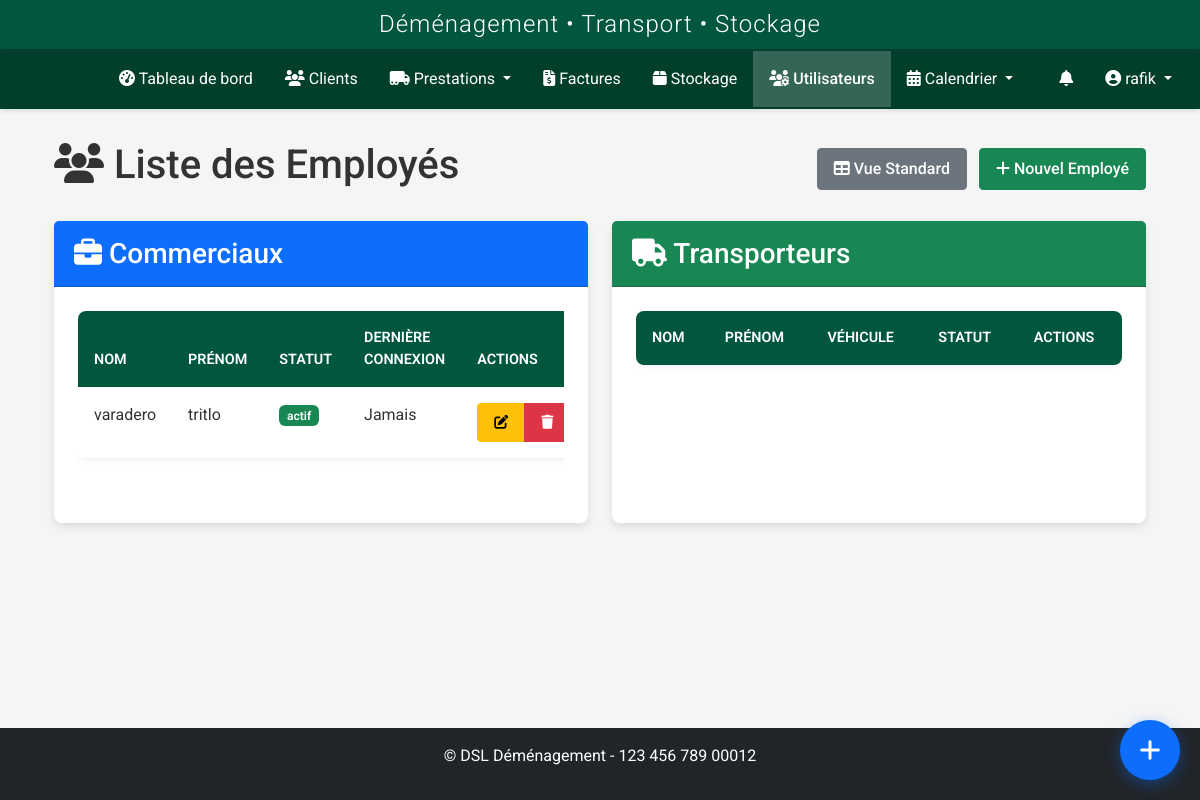
The app's page /utilisateurs/users/liste (signed in), older data.
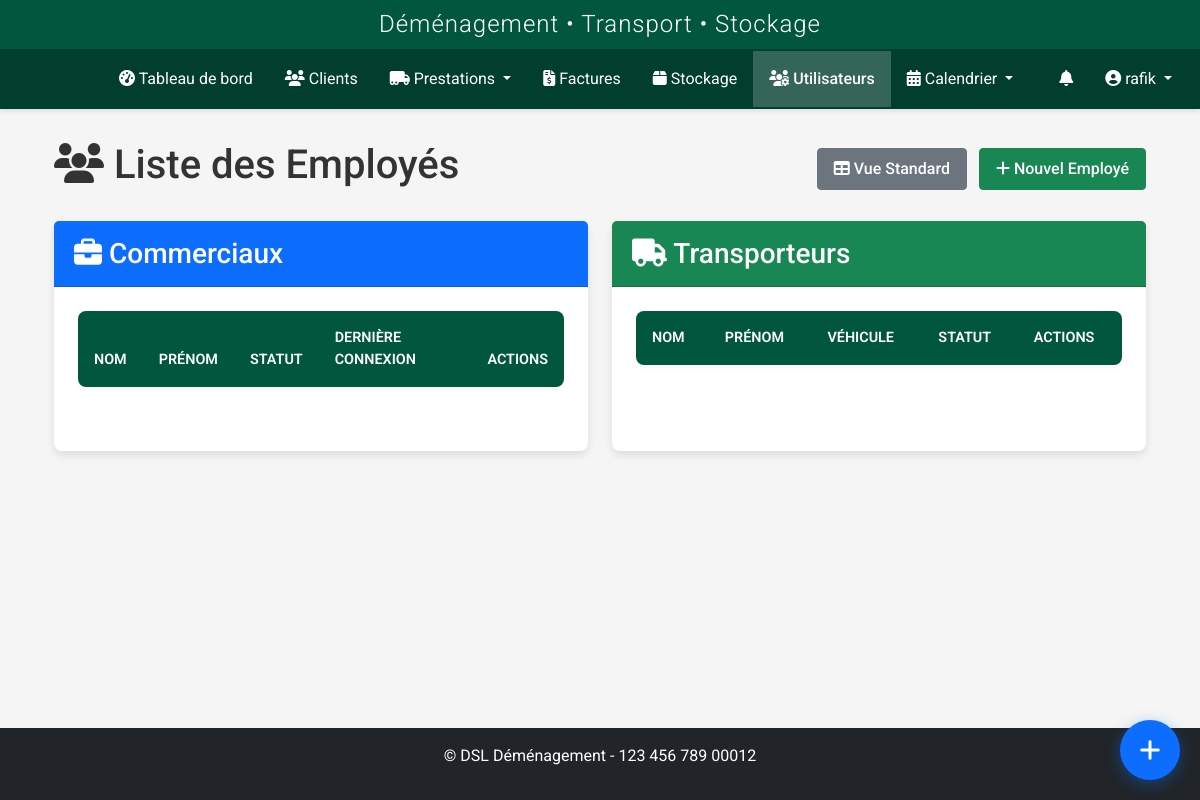
The same page, newer data.
### models.py (models this page shows, shortened)
class User(UserMixin, db.Model):
    id = db.Column(db.Integer, primary_key=True)
    nom = db.Column(db.String(64), nullable=False)
    prenom = db.Column(db.String(64), nullable=False)
    username = db.Column(db.String(64), unique=True, nullable=False)
    email = db.Column(db.String(120), unique=True, nullable=True)
    password_hash = db.Column(db.String(256), nullable=False)
    role = db.Column(db.String(20), nullable=False, default='transporteur')
    statut = db.Column(db.String(20), nullable=False, default='actif')
    vehicule = db.Column(db.String(100), nullable=True)
    type_vehicule_id = db.Column(db.Integer, db.ForeignKey('type_vehicule.id'), nullable=True)
    permis_conduire = db.Column(db.String(50), nullable=True)
    notes = db.Column(db.Text, nullable=True)
    derniere_connexion = db.Column(db.DateTime, nullable=True)
    date_creation = db.Column(db.DateTime, nullable=False, default=datetime.utcnow)
    prestations = db.relationship('Prestation', secondary=prestation_transporteurs, back_populates='transporteurs')
    type_vehicule = db.relationship('TypeVehicule', backref='transporteurs')
    def is_admin(self):
        return self.role in ['admin', 'superadmin']
    def is_transporteur(self):
        return self.role == 'transporteur' or self.is_admin()

### routes/user.py (the view)
@user_bp.route('/users/liste')
@login_required
@role_required('admin', 'superadmin')
def liste():
    users = User.query.filter(User.role.in_(['commercial', 'transporteur'])).order_by(User.role, User.nom).all()
    return render_template('users/liste.html', users=users)

### auth.py (called while the page is built)
def role_required(*roles):
    def wrapper(f):
        @wraps(f)
        @login_required
        def decorated_function(*args, **kwargs):
            if not current_user.is_authenticated:
                return redirect(url_for('auth.login'))
            if current_user.role in ['admin', 'commercial']:
                module = request.blueprint
                if module in ['stockage', 'facture']:
                    flash('Ce module est en cours de développement et sera disponible dans un futur proche. Accès temporairement restreint.', 'warning')
                    return redirect(url_for('dashboard.index'))
            if not any(current_user.role == role for role in roles):
                abort(403)
            return f(*args, **kwargs)
        return decorated_function
    return wrapper

### templates/users/liste.html (shortened to what this page needs)
{% extends "base.html" %}
{% block content %}
<div class="container-fluid">
    <div class="row mb-4">
        <div class="col-12">
            <div class="d-flex justify-content-between align-items-center">
                <h1><i class="fas fa-users"></i> Liste des Employés</h1>
                <div>
                    <a href="{{ url_for('user.index') }}" class="btn btn-secondary me-2">
                        <i class="fas fa-table"></i> Vue Standard
                    </a>
                    <a href="{{ url_for('user.add') }}" class="btn btn-success">
                        <i class="fas fa-plus"></i> Nouvel Employé
                    </a>
                </div>
            </div>
        </div>
    </div>
    <div class="row">
        <div class="col-md-6">
            <div class="card h-100">
                <div class="card-header bg-primary text-white">
                    <h3 class="card-title mb-0">
                        <i class="fas fa-briefcase"></i> Commerciaux
                    </h3>
                </div>
                <div class="card-body">
                    <div class="table-responsive">
                        <table class="table table-hover">
                            <thead>
                                <tr>
                                    <th>Nom</th>
                                    <th>Prénom</th>
                                    <th>Statut</th>
                                    <th>Dernière Connexion</th>
                                    <th>Actions</th>
                                </tr>
                            </thead>
                            <tbody>
                                {% for user in users %}
                                {% if user.role == 'commercial' %}
                                <tr>
                                    <td>{{ user.nom }}</td>
                                    <td>{{ user.prenom }}</td>
                                    <td>
                                        <span class="badge {% if user.statut == 'actif' %}bg-success{% else %}bg-danger{% endif %}">
                                            {{ user.statut }}
                                        </span>
                                    </td>
                                    <td>{{ user.derniere_connexion or 'Jamais' }}</td>
                                    <td>
                                        <div class="btn-group">
                                            <a href="{{ url_for('user.edit', id=user.id) }}" class="btn btn-sm btn-warning">
                                                <i class="fas fa-edit"></i>
                                            </a>
                                            <button class="btn btn-sm btn-danger" onclick="confirmDelete('{{ url_for('user.delete', id=user.id) }}', )">
                                                <i class="fas fa-trash"></i>
                                            </button>
                                        </div>
                                    </td>
                                </tr>
                                {% endif %}
                                {% endfor %}
                            </tbody>
                        </table>
                    </div>
                </div>
            </div>
        </div>
        <div class="col-md-6">
            <div class="card h-100">
                <div class="card-header bg-success text-white">
                    <h3 class="card-title mb-0">
                        <i class="fas fa-truck"></i> Transporteurs
                    </h3>
                </div>
                <div class="card-body">
                    <div class="table-responsive">
                        <table class="table table-hover">
                            <thead>
                                <tr>
                                    <th>Nom</th>
                                    <th>Prénom</th>
                                    <th>Véhicule</th>
                                    <th>Statut</th>
                                    <th>Actions</th>
                                </tr>
                            </thead>
                        </table>
                    </div>
                </div>
            </div>
        </div>
    </div>
</div>
{% endblock %}

### templates/base.html (shortened to what this page needs)
<!DOCTYPE html>
<html lang="fr">
<head>
    <link href="https://cdn.jsdelivr.net/npm/bootstrap@5.2.3/dist/css/bootstrap.min.css" rel="stylesheet">
    <link rel="stylesheet" href="https://cdnjs.cloudflare.com/ajax/libs/font-awesome/6.2.1/css/all.min.css">
    <link rel="stylesheet" href="https://cdnjs.cloudflare.com/ajax/libs/toastr.js/latest/toastr.min.css">
    <link href="https://cdn.jsdelivr.net/npm/fullcalendar@5.11.3/main.min.css" rel="stylesheet">
    <link href="https://cdn.jsdelivr.net/npm/summernote@0.8.18/dist/summernote-lite.min.css" rel="stylesheet">
    <link rel="stylesheet" href="{{ url_for('static', filename='css/style.css') }}">
    <link rel="stylesheet" href="{{ url_for('static', filename='css/notification-flash.css') }}">
    <link rel="stylesheet" href="{{ url_for('static', filename='css/notifications.css') }}">
    <link rel="stylesheet" href="{{ url_for('static', filename='css/prestations.css') }}">
    <link rel="stylesheet" href="{{ url_for('static', filename='css/custom-calendar.css') }}">
    <link rel="stylesheet" href="{{ url_for('static', filename='css/navbar-logos.css') }}">
    <link rel="stylesheet" href="{{ url_for('static', filename='css/whatsapp-buttons.css') }}">
    <link rel="stylesheet" href="{{ url_for('static', filename='css/quick-access-bubble.css') }}">
</head>
<body {% if current_user.is_authenticated %}data-user-role="{{ current_user.role }}" data-user-id="{{ current_user.id }}"{% endif %}>
    {% if current_user.is_authenticated %}
        <header>
            <div class="app-header">
                <h2>Déménagement • Transport • Stockage</h2>
            </div>
            <nav class="navbar navbar-dark navbar-expand-lg">
                <div class="container-fluid">
                    <a class="navbar-brand" href="{{ url_for('dashboard.index') }}">
                        <div class="logo-slideshow">
                        </div>
                    </a>
                    <div class="collapse navbar-collapse" id="navbarMain">
                        <ul class="navbar-nav me-auto mb-2 mb-lg-0">
                            <li class="nav-item">
                                <a class="nav-link {% if request.endpoint == 'dashboard.index' %}active{% endif %}" href="{{ url_for('dashboard.index') }}">
                                    <i class="fas fa-tachometer-alt"></i> Tableau de bord
                                </a>
                            </li>
                            <li class="nav-item">
                                <a class="nav-link {% if request.endpoint.startswith('client.') %}active{% endif %}" href="{{ url_for('client.index') }}">
                                    <i class="fas fa-users"></i> Clients
                                </a>
                            </li>
                            <li class="nav-item dropdown">
                                <a class="nav-link dropdown-toggle {% if request.endpoint.startswith('prestation.') %}active{% endif %}" href="#" id="prestationsDropdown" role="button" data-bs-toggle="dropdown" aria-expanded="false">
                                    <i class="fas fa-truck-moving"></i> Prestations
                                </a>
                            </li>
                            <li class="nav-item">
                                <a class="nav-link {% if request.endpoint.startswith('facture.') %}active{% endif %}" href="{{ url_for('facture.index') }}">
                                    <i class="fas fa-file-invoice-dollar"></i> Factures
                                </a>
                            </li>
                            <li class="nav-item">
                                <a class="nav-link {% if request.endpoint.startswith('stockage.') %}active{% endif %}" href="{{ url_for('stockage.index') }}">
                                    <i class="fas fa-box"></i> Stockage
                                </a>
                            </li>
                            {% if current_user.is_admin %}
                            <li class="nav-item">
                                <a class="nav-link {% if request.endpoint.startswith('user.') %}active{% endif %}" href="{{ url_for('user.index') }}">
                                    <i class="fas fa-users-cog"></i> Utilisateurs
                                </a>
                            </li>
                            {% endif %}
                            <li class="nav-item dropdown">
                                <a class="nav-link dropdown-toggle {% if request.endpoint.startswith('calendrier.') %}active{% endif %}" href="#" id="calendrierDropdown" role="button" data-bs-toggle="dropdown" aria-expanded="false">
                                    <i class="fas fa-calendar-alt"></i> Calendrier
                                </a>
                            </li>
                        </ul>
                        <ul class="navbar-nav">
                            {% if current_user.is_authenticated and (current_user.is_transporteur() or current_user.is_admin() or current_user.role in ['commercial', 'superadmin']) %}
                            <li class="nav-item">
                                <a href="{{ url_for('transporteur_prestations.notifications') }}" class="nav-link position-relative">
                                    <i class="fas fa-bell"></i>
                                </a>
                            </li>
                            {% endif %}
                            <li class="nav-item dropdown">
                                <a class="nav-link dropdown-toggle" href="#" id="userDropdown" role="button" data-bs-toggle="dropdown">
                                    <i class="fas fa-user-circle"></i> {{ current_user.username }}
                                </a>
                            </li>
                        </ul>
                    </div>
                </div>
            </nav>
        </header>
        <main class="main-content">
            <div class="container">
                {% block content %}{% endblock %}
            </div>
        </main>
        <footer class="mt-5 py-3 bg-dark text-white">
            <div class="container text-center">
                <p>&copy; {{ config.COMPANY_FULL_NAME }} - {{ config.COMPANY_SIRET }}</p>
            </div>
        </footer>
    {% else %}
        <main class="main-content">
            <div class="container">
                {% block auth_content %}{% endblock %}
            </div>
        </main>
    {% endif %}
</body>
</html>

### static/css/style.css (style rules this page uses)
:root { --primary-color: #01573e; --primary-light: #0a8f6c; --primary-dark: #013e2c; --secondary-color: #e0e0e0; --secondary-light: #f5f5f5; --secondary-dark: #9e9e9e; --light-color: #ffffff; --dark-color: #333333; --danger-color: #DC3545; --success-color: #28A745; --warning-color: #FFC107; --info-color: #17A2B8; }
body { font-family: 'Roboto', sans-serif; background-color: var(--secondary-light); color: var(--dark-color); min-height: 100vh; display: flex; flex-direction: column; }
.app-header { background: var(--primary-color); color: var(--light-color); padding: 10px 0; text-align: center; box-shadow: 0 2px 10px rgba(0, 0, 0, 0.1); }
.app-header h2 { margin: 0; font-size: 1.5rem; font-weight: 300; letter-spacing: 1px; }
.navbar { background-color: var(--primary-dark); padding: 0; box-shadow: 0 2px 5px rgba(0, 0, 0, 0.1); }
.navbar-brand { padding: 0.5rem 1rem; }
.navbar-dark .navbar-nav .nav-link { color: var(--light-color); padding: 1rem; transition: all 0.3s ease; }
.navbar-dark .navbar-nav .nav-link.active { background-color: rgba(255, 255, 255, 0.2); color: var(--light-color); font-weight: 500; }
.main-content { flex: 1; padding: 2rem 0; }
.card { background-color: var(--light-color); border: none; border-radius: 8px; box-shadow: 0 4px 8px rgba(0, 0, 0, 0.1); margin-bottom: 1.5rem; transition: transform 0.3s ease, box-shadow 0.3s ease; color: var(--dark-color); }
.card-header { background-color: var(--primary-color); padding: 1rem 1.25rem; color: var(--light-color); font-weight: 500; border-radius: 8px 8px 0 0; }
.card-body { padding: 1.5rem; }
.table { color: var(--dark-color); background-color: var(--light-color); border-radius: 8px; overflow: hidden; box-shadow: 0 2px 5px rgba(0, 0, 0, 0.05); }
.table thead th { background-color: var(--primary-color); border-bottom: 0; color: var(--light-color); font-weight: 600; text-transform: uppercase; padding: 1rem; font-size: 0.9rem; }
a { color: var(--primary-color); transition: all 0.3s ease; }
.btn { font-weight: 500; padding: 0.5rem 1rem; border-radius: 4px; transition: all 0.3s ease; }
footer { background-color: var(--primary-dark); color: rgba(255, 255, 255, 0.8); padding: 1rem 0; margin-top: auto; text-align: center; }

### static/css/custom-calendar.css (style rules this page uses)
:root { --fc-button-bg-color: #1a1a2e; --fc-button-border-color: #16213e; --fc-button-hover-bg-color: #0f3460; --fc-button-hover-border-color: #0f3460; --fc-button-active-bg-color: #0f3460; --fc-button-active-border-color: #0f3460; }
.navbar-brand { padding: 0; height: 60px; display: flex; align-items: center; }
:root { --agenda-blue: #1a75ff; --agenda-red: #ff4d4d; --agenda-green: #33cc33; --paper-color: #fff; --line-color: rgba(0, 0, 0, 0.1); }

### static/css/navbar-logos.css (style rules this page uses)
.logo-slideshow { position: relative; height: 60px; width: 60px; overflow: hidden; margin-right: 15px; }

### templates/base.html (style rules this page uses)
.main-content { visibility: hidden; }
body { background-color: #fff; }

Row changes from the older to the newer data that the page shows:
removed User: nom "varadero", prenom "tritlo", statut "actif", derniere_connexion "Jamais"
